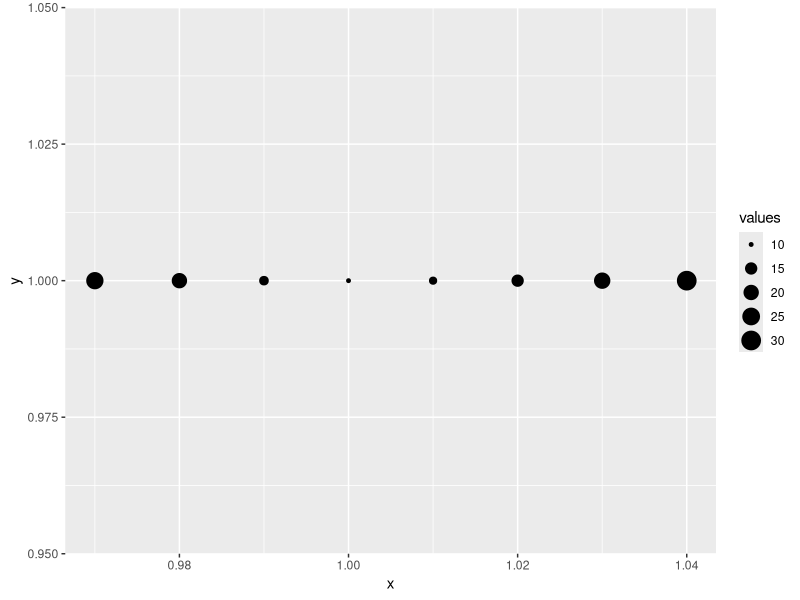

The R script that drew this image:
library(tidyverse)
library(ggbeeswarm)

vis_types <- c("Bubble Chart", "Donut Chart", "Treemap", "Blob Plot")

dataset <- data.frame(
  labels = c("a", "a10", "a20", "a50", "b", "b10", "b20", "b50"),
  values = c(10, 11, 12, 15, 20, 22, 24, 30)
)

pairs <- data.frame(
  pairs = c(
    c("a", "a10"),
    c("a", "a20"),
    c("a", "a50"),
    c("b", "b10"),
    c("b", "b20"),
    c("b", "b50")
  ),
  
  layout = c(
    "Layout 1",
    "Layout 2",
    "Layout 3",
    "Layout 1",
    "Layout 2",
    "Layout 3"
  )
)

questions <- c(
  "Which visualization type "
)

ggplot(dataset) + geom_beeswarm(aes(x = 1, y = 1, size = values), groupOnX = FALSE)
